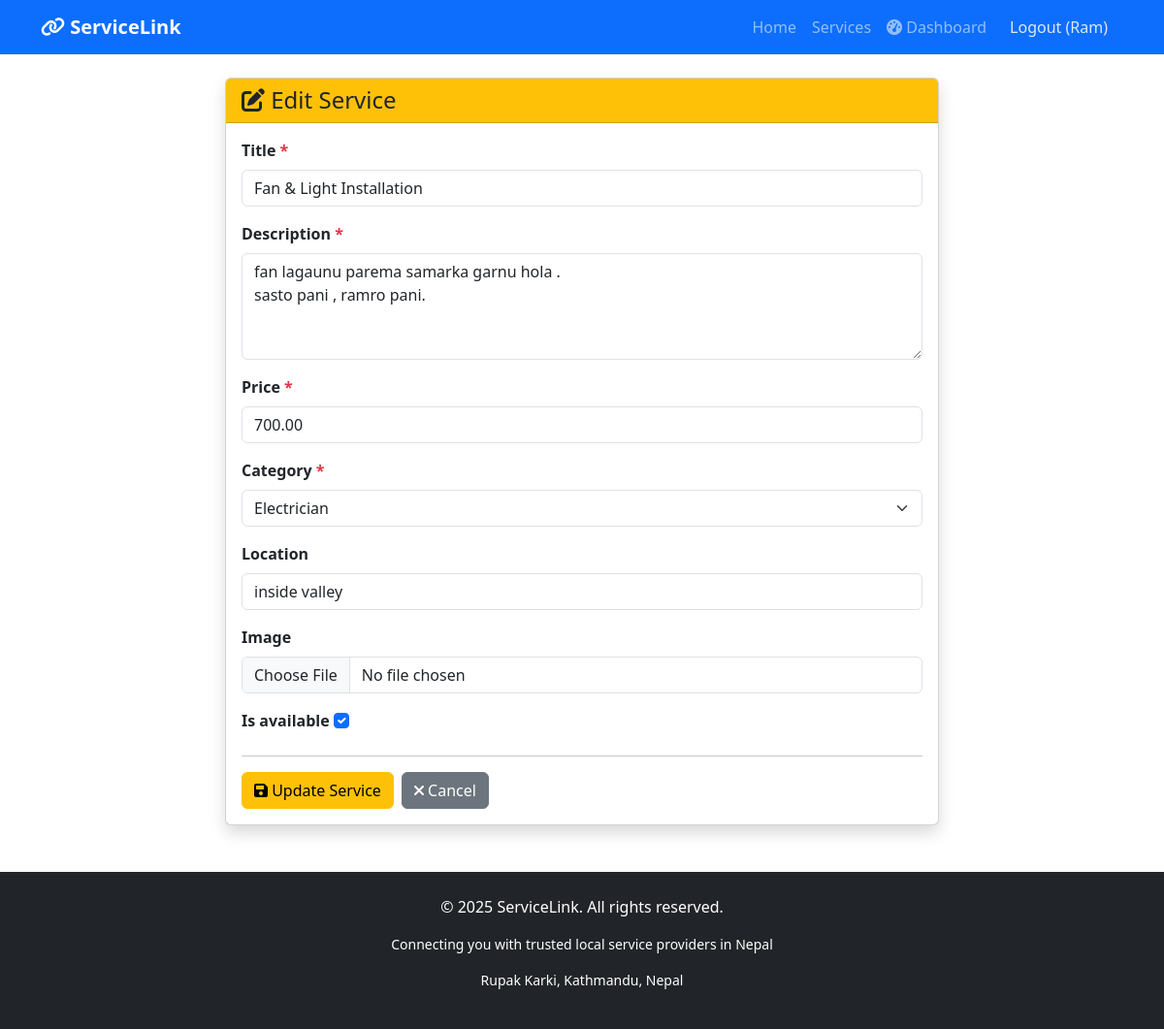
/services/edit-service/5/ (signed in), run on the app's committed database.
### services/models.py (models this page shows, shortened)
class Service(models.Model):
    title = models.CharField(max_length=200)
    description = models.TextField()
    price = models.DecimalField(max_digits=10, decimal_places=2)
    category = models.ForeignKey(Category, on_delete=models.CASCADE)
    provider = models.ForeignKey(User, on_delete=models.CASCADE, related_name='services')
    image = models.ImageField(upload_to='services/', blank=True, null=True)
    location = models.CharField(max_length=200, blank=True)
    is_available = models.BooleanField(default=True)
    created_at = models.DateTimeField(auto_now_add=True)

### services/views.py (the view)
# urls.py: path('edit-service/<int:pk>/', views.edit_service, name='edit_service'),
@login_required
def edit_service(request, pk):
    service = get_object_or_404(Service, pk=pk, provider=request.user)
    if request.method == 'POST':
        form = ServiceForm(request.POST, request.FILES, instance=service)
        if form.is_valid():
            form.save()
            messages.success(request, f'Service "{service.title}" has been updated!')
            return redirect('provider_services')
    else:
        form = ServiceForm(instance=service)
    return render(request, 'services/edit_service.html', {'form': form, 'service': service})

### services/forms.py
class ServiceForm(forms.ModelForm):
    class Meta:
        model = Service
        fields = ['title', 'description', 'price', 'category', 'location', 'image', 'is_available']
        widgets = {
            'title': forms.TextInput(attrs={'class': 'form-control', 'placeholder': 'e.g., Emergency Plumbing Service'}),
            'description': forms.Textarea(attrs={'class': 'form-control', 'rows': 4, 'placeholder': 'Describe your service in detail...'}),
            'price': forms.NumberInput(attrs={'class': 'form-control', 'placeholder': 'Price in NPR'}),
            'category': forms.Select(attrs={'class': 'form-select'}),
            'location': forms.TextInput(attrs={'class': 'form-control', 'placeholder': 'e.g., Kathmandu, Baneshwor'}),
            'image': forms.FileInput(attrs={'class': 'form-control'}),
            'is_available': forms.CheckboxInput(attrs={'class': 'form-check-input'}),
        }
    def __init__(self, *args, **kwargs):
        super().__init__(*args, **kwargs)
        self.fields['category'].queryset = Category.objects.all()
        self.fields['is_available'].initial = True

### services/models.py (called while the page is built)
    def __str__(self):
        return self.name

### services/templates/services/edit_service.html (shortened to what this page needs)
{% extends 'base.html' %}
{% block content %}
<div class="container mt-4 mb-5">
    <div class="row justify-content-center">
        <div class="col-md-8">
            <div class="card shadow">
                <div class="card-header bg-warning text-dark">
                    <h4 class="mb-0"><i class="fas fa-edit"></i> Edit Service</h4>
                </div>
                <div class="card-body">
                    <form method="post" enctype="multipart/form-data">
                        {% for field in form %}
                        <div class="mb-3">
                            <label for="{{ field.id_for_label }}" class="form-label fw-bold">
                                {{ field.label }}
                                {% if field.field.required %}<span class="text-danger">*</span>{% endif %}
                            </label>
                            {{ field }}
                        </div>
                        {% endfor %}
                        <hr>
                        <div class="d-flex gap-2">
                            <button type="submit" class="btn btn-warning">
                                <i class="fas fa-save"></i> Update Service
                            </button>
                            <a href="{% url 'provider_services' %}" class="btn btn-secondary">
                                <i class="fas fa-times"></i> Cancel
                            </a>
                        </div>
                    </form>
                </div>
            </div>
        </div>
    </div>
</div>
{% endblock %}

### templates/base.html (shortened to what this page needs)
<!DOCTYPE html>
<html lang="en">
<head>
    <link href="https://cdn.jsdelivr.net/npm/bootstrap@5.3.0/dist/css/bootstrap.min.css" rel="stylesheet">
    <link rel="stylesheet" href="https://cdnjs.cloudflare.com/ajax/libs/font-awesome/6.0.0/css/all.min.css">
</head>
<body>
    <nav class="navbar navbar-expand-lg navbar-dark bg-primary">
        <div class="container">
            <a class="navbar-brand fw-bold" href="/">
                <i class="fas fa-link"></i> ServiceLink
            </a>
            <div class="collapse navbar-collapse" id="navbarNav">
                <ul class="navbar-nav ms-auto">
                    <li class="nav-item">
                        <a class="nav-link" href="/">Home</a>
                    </li>
                    <li class="nav-item">
                        <a class="nav-link" href="/services/">Services</a>
                    </li>
                    {% if user.is_authenticated %}
                        <li class="nav-item">
                            <a class="nav-link" href="{% url 'dashboard' %}">
                                <i class="fas fa-tachometer-alt"></i> Dashboard
                            </a>
                        </li>
                        <li class="nav-item">
                            <form action="{% url 'logout' %}" method="post" style="display: inline;">
                                <button type="submit" class="nav-link btn btn-link" style="display: inline; background: none; border: none; color: rgba(255,255,255,0.85); padding: 8px 16px;">
                                    Logout ({{ user.username }})
                                </button>
                            </form>
                        </li>
                    {% endif %}
                </ul>
            </div>
        </div>
    </nav>
    {% block content %}
    {% endblock %}
    <footer class="bg-dark text-white mt-5 py-4">
        <div class="container text-center">
            <p>&copy; 2025 ServiceLink. All rights reserved.</p>
            <p class="small">Connecting you with trusted local service providers in Nepal</p>
            <p class="small">Rupak Karki, Kathmandu, Nepal</p>
        </div>
    </footer>
</body>
</html>

### templates/base.html (style rules this page uses)
footer { margin-top: 50px; }

### data on the page
Service: form "Fan & Light Installation" "fan lagaunu parema samarka garnu hola . sasto pani , ramro pani." "700.00" "Electrician" "inside valley" "☑"

### other printed values
{{ user.username }} "Ram"
{{ field.label }} "Title" "Description" "Price" "Category" "Location" "Image" "Is available"
